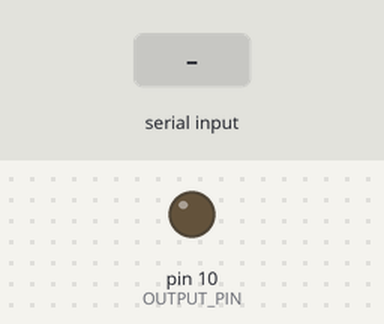
A sketch run on a simulated Arduino Uno, built with avr-gcc and run on an emulated ATmega328P. Parts: output pins drawn as LEDs (lit = HIGH). The test bench sets the inputs (shaded band).

Above: at 1.2 s.
1.3 s: byte 65 (C_ON) received over Serial
At 2.1 s:
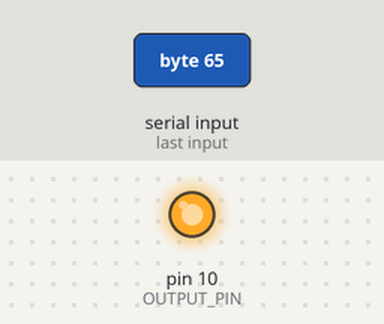
Timing chart, 0 to 4.3 s (numbered marks = the images above; inputs shaded):
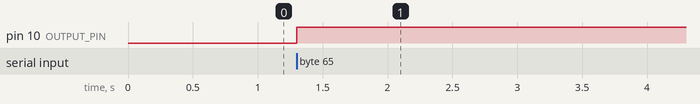

Measured:
- after the input at 1.3 s, pin 10 (OUTPUT_PIN): LOW → HIGH at once

The sketch:

433ArduinoIO.ino
```cpp
// (licence header left out)
#define OUTPUT_PIN 10
#define BAUD_RATE 115200
#define C_ON 'A'
#define C_OFF 'E'

void setup() {
  pinMode(OUTPUT_PIN, OUTPUT);
  digitalWrite(OUTPUT_PIN, LOW);
  Serial.begin(BAUD_RATE);
}

void loop() {
  if (Serial.available() > 0)
  {
    char c = Serial.read();
    if (c == C_ON)
      digitalWrite(OUTPUT_PIN, HIGH);
    else if (c == C_OFF)
      digitalWrite(OUTPUT_PIN, LOW);
  }
}
```
